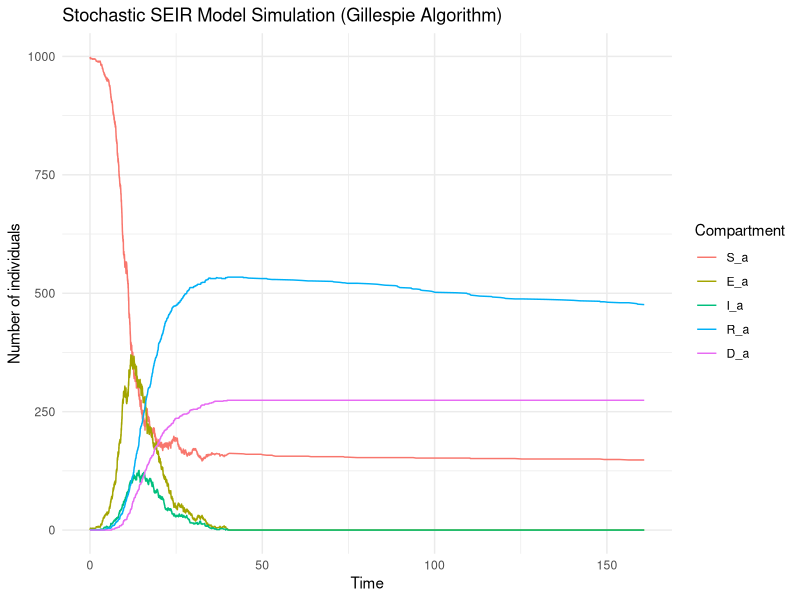
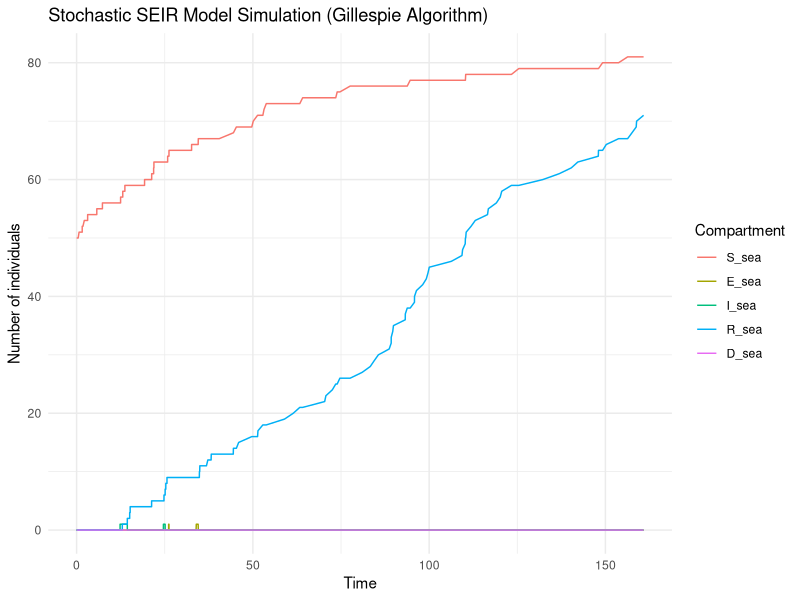

Generate these figures, in order, with R:



# -------------------------------------------------------------------------

# transition A to sea

# -------------------------------------------------------------------------



library(tidyverse)
library(ggplot2)
library(reshape2)
library(abind)
library(cowplot)

# Parameters
total_time <- 160          # Simulation time

sigma <- 1/5.2             # Rate of progression from exposed to infectious (inverse of incubation period)
gamma <- 1/2.9             # Recovery rate (inverse of infectious period)
eta <-  (1/5.2)*(0.1)*50   # Rate of progression from infectious to exposed
mu <- (1/2.9) * 0.5        # Rate of mortality 

beta_colony <- 0.01        # Transmission rate in a colony
beta_sea <- 0.001          # Transmission rate at sea
beta = c(beta_colony, beta_sea)


tau = 0.001                # Tansition from colony A to the sea

# Initial state

## In colony A
N <- 1000                  # Total population in colony A
initial_infected <- 1

initial_exposed <- 0
initial_recovered <- 0
initial_susceptible <- N - initial_infected - initial_exposed - initial_recovered
initial_dead <- 0

initial_state_A <- c(S = initial_susceptible,
                     E = initial_exposed,
                     I = initial_infected,
                     R = initial_recovered,
                     D = initial_dead)

## At sea
N <- 50                  # Total population at sea
initial_infected <- 0

initial_exposed <- 0
initial_recovered <- 0
initial_susceptible <- N - initial_infected - initial_exposed - initial_recovered
initial_dead <- 0

initial_state_sea <- c(S = initial_susceptible,
                       E = initial_exposed,
                       I = initial_infected,
                       R = initial_recovered,
                       D = initial_dead)



initial_state = matrix(data = c(initial_state_A,
                                initial_state_sea), 
                       nrow = 2, ncol = 5, 
                       byrow = T)

# Gillespie SEIR model function
gillespie_seir <- function(N, beta, sigma, gamma, initial_state, total_time) {
  times <- c(0)
  states <- array(dim = c(2,5,1), data = initial_state)
  
  while (times[length(times)] < total_time) {
    
    S_a <- states[1, 1, dim(states)[3]]
    E_a <- states[1, 2, dim(states)[3]]
    I_a <- states[1, 3, dim(states)[3]]
    R_a <- states[1, 4, dim(states)[3]]
    D_a <- states[1, 5, dim(states)[3]]
    
    S_sea <- states[2, 1, dim(states)[3]]
    E_sea <- states[2, 2, dim(states)[3]]
    I_sea <- states[2, 3, dim(states)[3]]
    R_sea <- states[2, 4, dim(states)[3]]
    D_sea <- states[2, 5, dim(states)[3]]
    
    rates <- c(
      "S_a_to_E_a" = beta[1] * S_a * I_a,
      "E_a_to_S_a" = eta * E_a,
      "E_a_to_I_a" = sigma * E_a,
      "I_a_to_R_a" = gamma * I_a,
      "I_a_to_D_a" = mu * I_a,
      
      "S_sea_to_E_sea" = beta[2] * S_sea * I_sea,
      "E_sea_to_S_sea" = eta * E_sea,
      "E_sea_to_I_sea" = sigma * E_sea,
      "I_sea_to_R_sea" = gamma * I_sea,
      "I_sea_to_D_sea" = mu * I_sea,
      
      "S_a_to_S_sea" = tau * S_a,
      "E_a_to_E_sea" = tau * E_a,
      "I_a_to_I_sea" = tau * I_a,
      "R_a_to_R_sea" = tau * R_a
      
      
    )
    
    total_rate <- sum(rates)
    
    if (total_rate == 0) {
      break
    }
    
    time_step <- rexp(1, total_rate)
    times <- c(times, times[length(times)] + time_step)
    
    transition <- sample(names(rates), 1, prob = rates / total_rate)
    
    if (transition == "S_a_to_E_a") {
      S_a <- S_a - 1
      E_a <- E_a + 1
    } else if (transition == "E_a_to_S_a") {
      E_a <- E_a - 1
      S_a <- S_a + 1
    } else if (transition == "E_a_to_I_a") {
      E_a <- E_a - 1
      I_a <- I_a + 1
    } else if (transition == "I_a_to_R_a") {
      I_a <- I_a - 1
      R_a <- R_a + 1
    } else if (transition == "I_a_to_D_a") {
      I_a <- I_a - 1
      D_a <- D_a + 1
    } else if (transition == "S_sea_to_E_sea") {
      S_sea <- S_sea - 1
      E_sea <- E_sea + 1
    } else if (transition == "E_sea_to_S_sea") {
      E_sea <- E_sea - 1
      S_sea <- S_sea + 1
    } else if (transition == "E_sea_to_I_sea") {
      E_sea <- E_sea - 1
      I_sea <- I_sea + 1
    } else if (transition == "I_sea_to_R_sea") {
      I_sea <- I_sea - 1
      R_sea <- R_sea + 1
    } else if (transition == "I_sea_to_D_sea") {
      I_sea <- I_sea - 1
      D_sea <- D_sea + 1
    } else if (transition == "S_a_to_S_sea") {
      S_a <- S_a - 1
      S_sea <- S_sea + 1
    } else if (transition == "E_a_to_E_sea") {
      E_a <- E_a - 1
      E_sea <- E_sea + 1
    } else if (transition == "I_a_to_I_sea") {
      I_a <- I_a - 1
      I_sea <- I_sea + 1
    } else if (transition == "R_a_to_R_sea") {
      R_a <- R_a - 1
      R_sea <- R_sea + 1
    }
    
    
    new_state = matrix(data = c(S_a, E_a, I_a, R_a, D_a,
                                S_sea, E_sea, I_sea, R_sea, D_sea), 
                           nrow = 2, ncol = 5, 
                           byrow = T)
    
    states <- abind(states, new_state)
  }
  
  return(list(times = times, states = states))
}



# Run simulation
result <- gillespie_seir(N, beta, sigma, gamma, initial_state, total_time)

# Convert results to data frame for plotting
output <- data.frame(time = result$times,
                     
                     S_a = result$states[1, 1,],
                     E_a = result$states[1, 2,],
                     I_a = result$states[1, 3,],
                     R_a = result$states[1, 4,],
                     D_a = result$states[1, 5,],
                     
                     S_sea = result$states[2, 1,],
                     E_sea = result$states[2, 2,],
                     I_sea = result$states[2, 3,],
                     R_sea = result$states[2, 4,],
                     D_sea = result$states[2, 5,])

output_long <- melt(output, id = "time")

# Plot results

output_a = output_long %>% subset(., variable %in% c("S_a", "E_a", "I_a", "R_a", "D_a"))
plot_a = ggplot(output_a, aes(x = time, y = value, color = variable)) +
  geom_line() +
  labs(x = "Time", y = "Number of individuals", color = "Compartment") +
  theme_minimal() +
  ggtitle("Stochastic SEIR Model Simulation (Gillespie Algorithm)")

output_sea = output_long %>% subset(., variable %in% c("S_sea", "E_sea", "I_sea", "R_sea", "D_sea"))
plot_sea = ggplot(output_sea, aes(x = time, y = value, color = variable)) +
  geom_line() +
  labs(x = "Time", y = "Number of individuals", color = "Compartment") +
  theme_minimal() +
  ggtitle("Stochastic SEIR Model Simulation (Gillespie Algorithm)")


plot_a 
plot_sea
